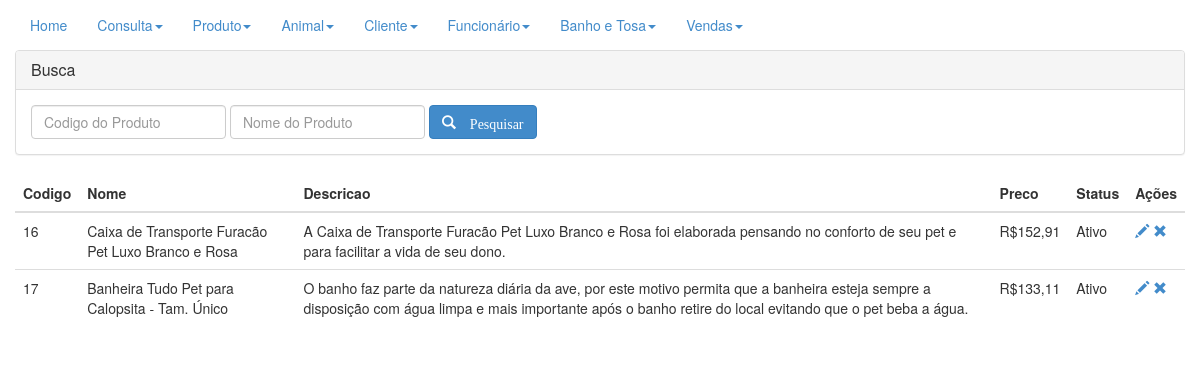
/sourcecode/conProduto.php (signed in), run on the app's committed database.
### tables this page shows
CREATE TABLE `produto` (
  `codigo_prod` int(11) NOT NULL,
  `nome` varchar(250) NOT NULL,
  `descr` varchar(250) DEFAULT NULL,
  `preco` varchar(250) DEFAULT NULL,
  `status` binary(1) DEFAULT '0'
);

### sourcecode/conProduto.php (the view, shortened to what this page needs)
<!DOCTYPE html>
<html lang="pt_BR">
<head>
  <link rel="stylesheet" type="text/css" href="../CSS/bootstrap.css">
</head>
<body>
  <div class="navbar-collapse collapse">
    <ul class="nav navbar-nav navbar-left">
      <li class="active"><a href="home.php">Home</a></li>
      <li class="dropdown ">
        <a href="#" class="dropdown-toggle" data-toggle="dropdown">Consulta<b class="caret"></b></a>
      </li>
      <li class="dropdown ">
        <a href="#" class="dropdown-toggle" data-toggle="dropdown">Produto<b class="caret"></b></a>
      </li>
      <li class="dropdown">
        <a href="#" class="dropdown-toggle" data-toggle="dropdown">Animal<b class="caret"></b></a>
      </li>
      <li class="dropdown">
        <a href="#" class="dropdown-toggle" data-toggle="dropdown">Cliente<b class="caret"></b></a>
      </li>
      <li class="dropdown">
        <a href="#" class="dropdown-toggle" data-toggle="dropdown">Funcionário<b class="caret"></b></a>
      </li>
      <li class="dropdown">
        <a href="#" class="dropdown-toggle" data-toggle="dropdown">Banho e Tosa<b class="caret"></b></a>
      </li>
      <li class="dropdown">
        <a href="#" class="dropdown-toggle" data-toggle="dropdown">Vendas<b class="caret"></b></a>
      </li>
    </ul>
  </div>
  <div class="container">
    <div class="row">
      <div class="panel-group" id="accordion">
        <div class="panel panel-default">
          <div class="panel-heading">
            <h4 class="panel-title">
              <a data-toggle="collapse" data-parent="#accordion" href="#collapseOne">Busca</a>
            </h4>
          </div>
          <div id="collapseOne" class="panel-collapse collapse in">
            <div class="panel-body">
              <form class="form-inline" method="POST" action="">
                <fieldset>
                  <div class="form-group">
                    <input type="number" class="form-control" name="ibcod" placeholder="Codigo do Produto">
                  </div>
                  <div class="form-group">
                    <input type="text" class="form-control" name="ibnome" placeholder="Nome do Produto">
                  </div>
                  <div class="form-group">
                    <button type="submit" class="btn btn-primary" name="btnPesq">
                      <i class="glyphicon glyphicon-search"> Pesquisar </i>
                    </button>
                  </div>
                </fieldset>
              </form>
            </div>
          </div>
        </div>
      </div>
      <table cellpadding="0" cellspacing="0" class="table">
        <thead>
          <th>Codigo</th>
          <th>Nome</th>
          <th>Descricao</th>
          <th>Preco</th>
          <th>Status</th>
          <th>Ações</th>
        </thead>
        <tbody>
          <?php
					$link = conectar();
					$condicao = "";
					$sql = "SELECT * FROM produto " . $condicao;
					$res = mysqli_query($link,$sql);
					while ($dados = mysqli_fetch_array($res)){
						echo "<tr>";
						echo "<td>".$dados['codigo_prod']."</td>";
						echo "<td>".$dados['nome']."</td>";
						echo "<td>".$dados['descr']."</td>";
						echo "<td>".$dados['preco']."</td>";
						if($dados['status']==1){
							echo "<td><spam>Ativo</spam></td>";
						}else{
							echo "<td><spam>Desativado</spam></td>";
						}
						$id = base64_encode($dados['codigo_prod']);
						echo "<td><a href='frmProduto.php?tela=editar&id=".$id."' title='Editar Produto'> <spam class='glyphicon glyphicon-pencil'> </spam> </a>";
						echo "<a href='frmProduto.php?tela=excluir&id=".$id."' title='Excluir Produto'> <spam class='glyphicon glyphicon-remove'> </spam> </a>";
						echo "</td>";
						echo "</tr>";
					}
					?>
        </tbody>
      </table>
    </div>
  </div>
</body>
</html>

### data on the page
produto: codigo_prod "16", nome "Caixa de Transporte Furacão Pet Luxo Branco e Rosa", descr "A Caixa de Transporte Furacão Pet Luxo Branco e Rosa foi elaborada pensando no conforto de seu pet e para facilitar a vida de seu dono.", preco "R$152,91", status "Ativo"
produto: codigo_prod "17", nome "Banheira Tudo Pet para Calopsita - Tam. Único", descr "O banho faz parte da natureza diária da ave, por este motivo permita que a banheira esteja sempre a disposição com água limpa e mais importante após o banho retire do local evitando que o pet beba a água.", preco "R$133,11", status "Ativo"
